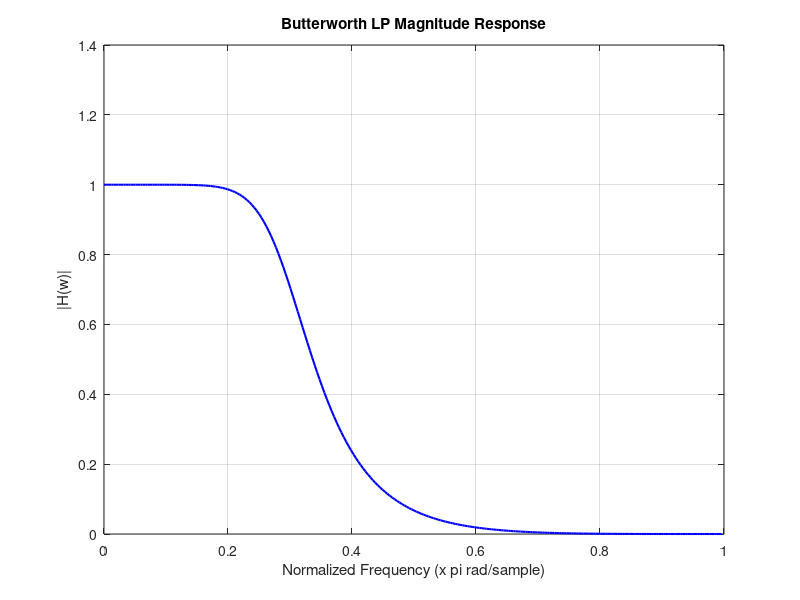
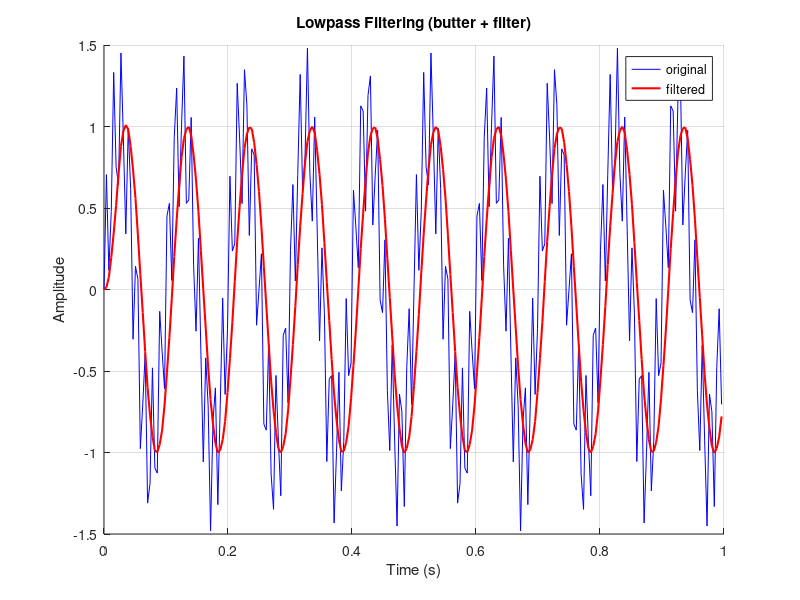

The MATLAB script that drew these images, in order:
% Butterworth Filter — Design and apply a lowpass filter
% Use butter() to design, filter() to apply, and freqz() to visualize.
% Pull toolbox functions (signal, stats, graphics, io) into scope so we
% can call them by short name (fft, butter, plot, std, ...). Without this,
% we'd need fully qualified names like signal.transforms.fft(...).


clear
close all

% Design a 4th-order lowpass at 0.3*Nyquist
[b, a] = butter(4, 0.3);

% Frequency response
[H, W] = freqz(b, a, 256);

figure(1)
plot(W/pi, abs(H), 'b-', 'LineWidth', 1.5)
title('Butterworth LP Magnitude Response')
xlabel('Normalized Frequency (x pi rad/sample)')
ylabel('|H(w)|')
grid on

% Apply to a test signal: 10 Hz + 80 Hz, Fs = 256
Fs = 256;
t = 0:1/Fs:1-1/Fs;
x = sin(2*pi*10*t) + 0.5*sin(2*pi*80*t);
y = filter(b, a, x);

figure(2)
hold on
plot(t, x, 'b-')
plot(t, y, 'r-', 'LineWidth', 1.5)
hold off
title('Lowpass Filtering (butter + filter)')
xlabel('Time (s)')
ylabel('Amplitude')
legend('original', 'filtered')
grid on
